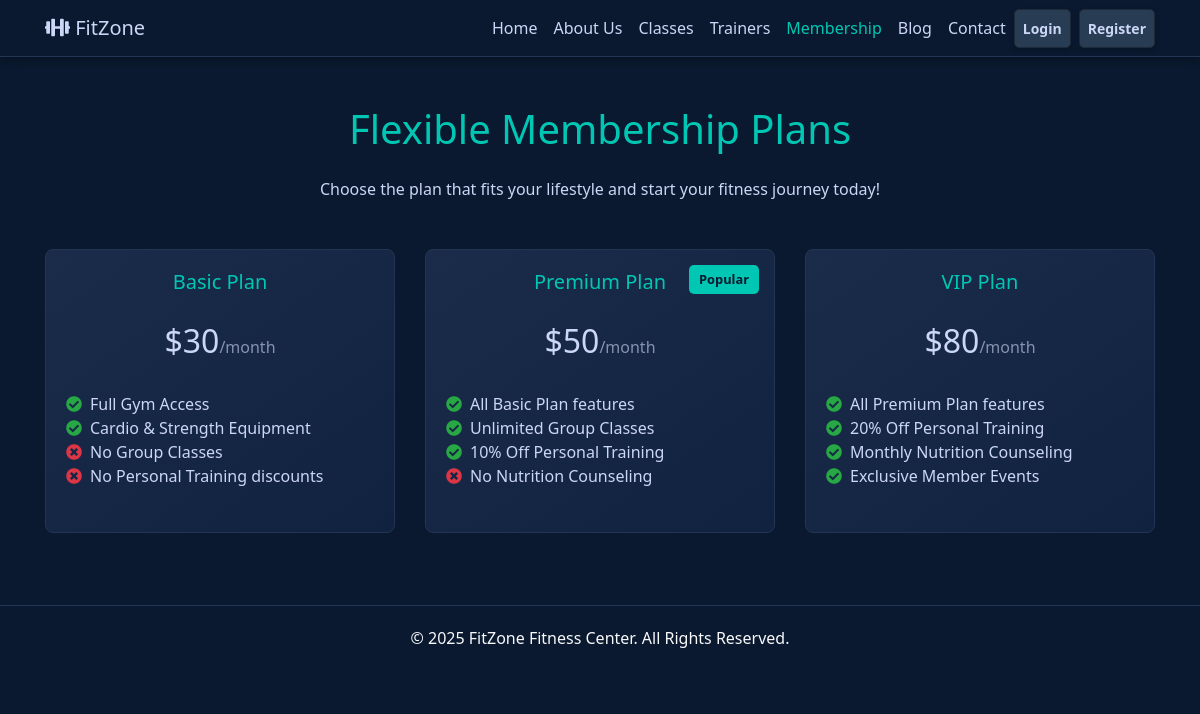
/membership.php, run on the app's committed database.
### tables this page shows
CREATE TABLE `memberships` (
  `id` int(11) NOT NULL AUTO_INCREMENT,
  `name` varchar(100) NOT NULL,
  `price` decimal(10,2) NOT NULL,
  `features` text NOT NULL,
  `is_popular` tinyint(1) NOT NULL DEFAULT 0,
  PRIMARY KEY (`id`)
);

### membership.php (the view)
<?php
include 'includes/db.php';
include 'includes/header.php';
$result = $conn->query("SELECT * FROM memberships ORDER BY price ASC");
?>
<div class="container my-5">
    <h1 class="text-center mb-4" style="color: #00c7b3;">Flexible Membership Plans</h1>
    <p class="text-center mb-5">Choose the plan that fits your lifestyle and start your fitness journey today!</p>
    <div class="row justify-content-center">
        <?php if($result && $result->num_rows > 0): ?>
            <?php while($plan = $result->fetch_assoc()): ?>
                <div class="col-md-6 col-lg-4 mb-4">
                    <div class="card h-100 membership-card">
                        <?php if($plan['is_popular']): ?>
                            <div class="popular-badge">Popular</div>
                        <?php endif; ?>
                        <div class="card-body text-center d-flex flex-column">
                            <h5 class="card-title"><?php echo htmlspecialchars($plan['name']); ?></h5>
                            <h2 class="card-price my-3" style="color: #ccd6f6;">$<?php echo htmlspecialchars(number_format($plan['price'], 0)); ?><span style="font-size: 1rem; color: #8892b0;">/month</span></h2>
                            <ul class="list-unstyled mt-3 mb-4 flex-grow-1 text-left">
                                <?php
                                $features = explode(';', $plan['features']);
                                foreach($features as $feature) {
                                    $is_negative = (strpos($feature, '-') === 0);
                                    $feature_text = $is_negative ? substr($feature, 1) : $feature;
                                    $icon_class = $is_negative ? 'fas fa-times-circle text-danger' : 'fas fa-check-circle text-success';
                                    echo "<li><i class='{$icon_class} mr-2'></i>" . htmlspecialchars(trim($feature_text)) . "</li>";
                                }
                                ?>
                            </ul>
                        </div>
                    </div>
                </div>
            <?php endwhile; ?>
        <?php else: ?>
            <div class="col"><p class="text-center">Membership plan details are coming soon.</p></div>
        <?php endif; ?>
    </div>
</div>
<?php include 'includes/footer.php'; ?>

### assets/css/style.css (style rules this page uses)
body { background-color: #0a192f; color: #ccd6f6; font-family: 'Segoe UI', Tahoma, Geneva, Verdana, sans-serif; }
.card { background: linear-gradient(145deg, #1a2c4a, #112240); border: 1px solid #233554; transition: transform .2s, box-shadow .2s; border-radius: 8px; }
.card-title { color: #00c7b3; }
.membership-card { position: relative; }
.membership-card .popular-badge { position: absolute; top: 15px; right: 15px; background-color: #00c7b3; color: #0a192f; padding: 5px 10px; border-radius: 5px; font-weight: bold; font-size: 0.8rem; }

### data on the page
memberships: name "Basic Plan", price "30", features "Full Gym Access", features "Cardio & Strength Equipment", features "No Group Classes", features "No Personal Training discounts"
memberships: is_popular "Popular", name "Premium Plan", price "50", features "All Basic Plan features", features "Unlimited Group Classes", features "10% Off Personal Training", features "No Nutrition Counseling"
memberships: name "VIP Plan", price "80", features "All Premium Plan features", features "20% Off Personal Training", features "Monthly Nutrition Counseling", features "Exclusive Member Events"
